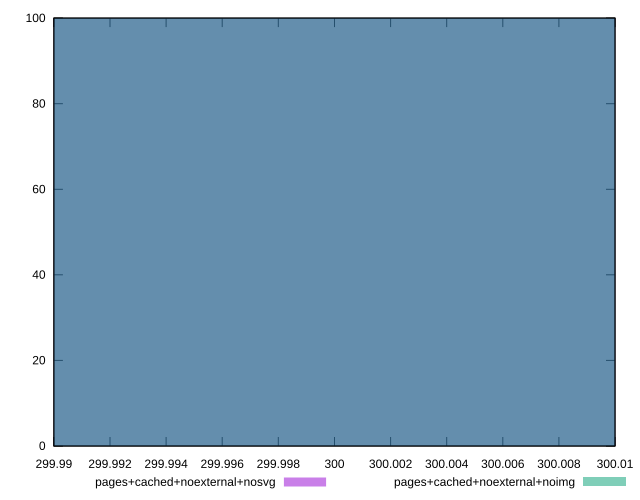

Write gnuplot code to recreate this figure.
reset
set terminal svg size 640, 500
set output "reprap/unused-css-rules/comparison/histogram/7_vs_8.svg"

$pagesCachedNoexternalNosvg <<EOF
300 100
EOF

$pagesCachedNoexternalNoimg <<EOF
300 100
EOF

set key outside below
set boxwidth 0.1
set yrange [0:100]
set style fill transparent solid 0.5 noborder

plot \
  $pagesCachedNoexternalNosvg title "pages+cached+noexternal+nosvg" with boxes, \
  $pagesCachedNoexternalNoimg title "pages+cached+noexternal+noimg" with boxes, \


reset
